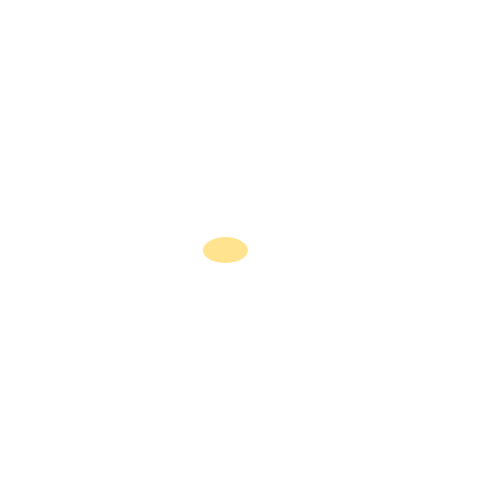
Frame 1 (no input)
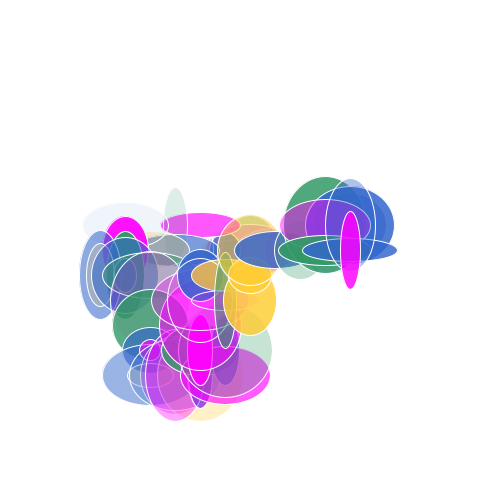
Frame 60 (the mouse pressed at the canvas centre just before this capture)
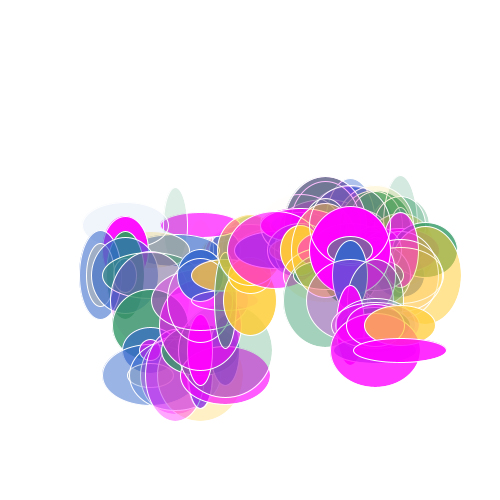
Frame 120 (the mouse held since frame 60 and released just before this capture)

The Processing sketch that drew these frames (run headless with seeded random() and noise(); from frame 60 on, the mouse is pressed at the canvas centre):

// Processing sketch: processing_182403
// ── processing_182403.pde

/* Circle walk creates a random walk, with a random colour palette and randomly sized ellipses. 
 I made as a learning exercise, playing with Daniel Shiffman's Random Walk example
 found in "The Nature of Code"
 */


color[] colors = {
  #000000, #000033, #000066, #000099, #0000cc, #0000ff, #003300, #003333, #003366, #003399, #0033cc, #0033ff, #006600, #006633, #006666, #006699, #0066cc, #0066ff, #009900, #009933, #009966, #009999, #0099cc, #0099ff, #00cc00, #00cc33, #00cc66, #00cc99, #00cccc, #00ccff, #00ff00, #00ff33, #00ff66, #00ff99, #00ffcc, #00ffff, #330000, #330033, #330066, #330099, #3300cc, #3300ff, #333300, #333333, #333366, #333399, #3333cc, #3333ff, #336600, #336633, #336666, #336699, #3366cc, #3366ff, #339900, #339933, #339966, #339999, #3399cc, #3399ff, #33cc00, #33cc33, #33cc66, #33cc99, #33cccc, #33ccff, #33ff00, #33ff33, #33ff66, #33ff99, #33ffcc, #33ffff, #660000, #660033, #660066, #660099, #6600cc, #6600ff, #663300, #663333, #663366, #663399, #6633cc, #6633ff, #666600, #666633, #666666, #666699, #6666cc, #6666ff, #669900, #669933, #669966, #669999, #6699cc, #6699ff, #66cc00, #66cc33, #66cc66, #66cc99, #66cccc, #66ccff, #66ff00, #66ff33, #66ff66, #66ff99, #66ffcc, #66ffff, #990000, #990033, #990066, #990099, #9900cc, #9900ff, #993300, #993333, #993366, #993399, #9933cc, #9933ff, #996600, #996633, #996666, #996699, #9966cc, #9966ff, #999900, #999933, #999966, #999999, #9999cc, #9999ff, #99cc00, #99cc33, #99cc66, #99cc99, #99cccc, #99ccff, #99ff00, #99ff33, #99ff66, #99ff99, #99ffcc, #99ffff, #cc0000, #cc0033, #cc0066, #cc0099, #cc00cc, #cc00ff, #cc3300, #cc3333, #cc3366, #cc3399, #cc33cc, #cc33ff, #cc6600, #cc6633, #cc6666, #cc6699, #cc66cc, #cc66ff, #cc9900, #cc9933, #cc9966, #cc9999, #cc99cc, #cc99ff, #cccc00, #cccc33, #cccc66, #cccc99, #cccccc, #ccccff, #ccff00, #ccff33, #ccff66, #ccff99, #ccffcc, #ccffff, #ff0000, #ff0033, #ff0066, #ff0099, #ff00cc, #ff00ff, #ff3300, #ff3333, #ff3366, #ff3399, #ff33cc, #ff33ff, #ff6600, #ff6633, #ff6666, #ff6699, #ff66cc, #ff66ff, #ff9900, #ff9933, #ff9966, #ff9999, #ff99cc, #ff99ff, #ffcc00, #ffcc33, #ffcc66, #ffcc99, #ffcccc, #ffccff, #ffff00, #ffff33, #ffff66, #ffff99, #ffffcc, #ffffff
}; 
color[] palette = {
  colors[int(random(1, 216))], colors[int(random(1, 216))], colors[int(random(1, 216))], colors[int(random(1, 216))], colors[int(random(1, 216))]
};


class Walker {
  int x, y;

  Walker() {
    x = width/2;
    y = height/2;
  }

  void render() {
    stroke(255);
    fill(palette[int(random(1, 5))], int(random(1, 255))); // second random arguement sets opacity.
    ellipse(x, y, int(random(20, 100)), int(random(20, 100)));
  }

  // Randomly move up, down, left, right, or stay in one place
  void step() {

    int choice = int(random(4));

    if (choice == 0) {
      x=x+25;
    } else if (choice == 1) {
      x=x-25;
    } else if (choice == 2) {
      y=y+25;
    } else {
      y=y-25;
    }

    x = constrain(x, 0, width-1);
    y = constrain(y, 0, height-1);
  }
}


Walker w;

void setup() {
  size(500, 500);
  // Create a walker object
  w = new Walker();
  background(255);
}

void draw() {
  // Run the walker object
  w.step();
  w.render();
}
